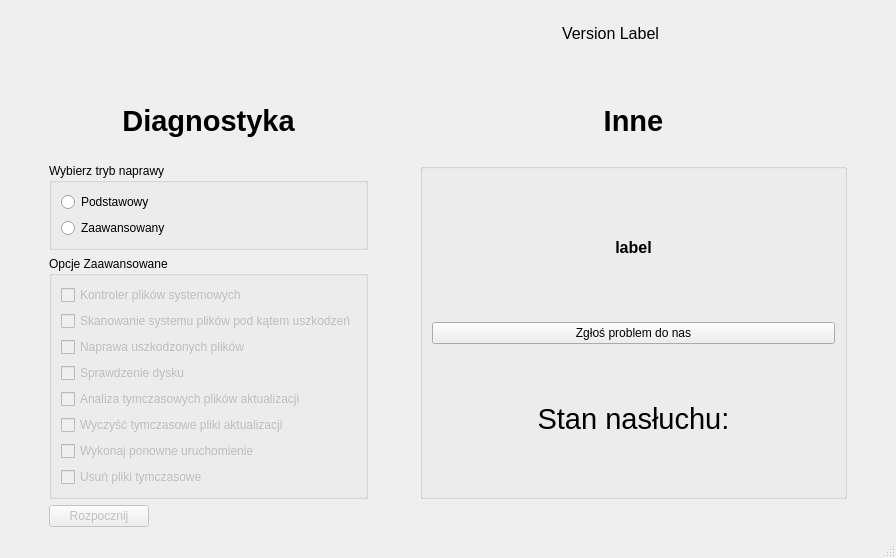
<?xml version="1.0" encoding="UTF-8"?>
<ui version="4.0">
 <class>MainWindow</class>
 <widget class="QMainWindow" name="MainWindow">
  <property name="geometry">
   <rect>
    <x>0</x>
    <y>0</y>
    <width>896</width>
    <height>558</height>
   </rect>
  </property>
  <property name="minimumSize">
   <size>
    <width>687</width>
    <height>543</height>
   </size>
  </property>
  <property name="maximumSize">
   <size>
    <width>9999999</width>
    <height>16777215</height>
   </size>
  </property>
  <property name="windowTitle">
   <string>MainWindow</string>
  </property>
  <widget class="QWidget" name="centralwidget">
   <layout class="QGridLayout" name="gridLayout_3">
    <item row="6" column="1" rowspan="2">
     <widget class="QGroupBox" name="groupBox_2">
      <property name="enabled">
       <bool>true</bool>
      </property>
      <property name="title">
       <string>Opcje Zaawansowane</string>
      </property>
      <layout class="QGridLayout" name="gridLayout">
       <item row="10" column="0">
        <widget class="QCheckBox" name="op6">
         <property name="enabled">
          <bool>false</bool>
         </property>
         <property name="text">
          <string>Wyczyść tymczasowe pliki aktualizacji</string>
         </property>
        </widget>
       </item>
       <item row="1" column="0">
        <widget class="QCheckBox" name="op1">
         <property name="enabled">
          <bool>false</bool>
         </property>
         <property name="text">
          <string>Kontroler plików systemowych</string>
         </property>
         <property name="checkable">
          <bool>true</bool>
         </property>
        </widget>
       </item>
       <item row="12" column="0">
        <widget class="QCheckBox" name="op7">
         <property name="enabled">
          <bool>false</bool>
         </property>
         <property name="text">
          <string>Wykonaj ponowne uruchomienie</string>
         </property>
        </widget>
       </item>
       <item row="13" column="0">
        <widget class="QCheckBox" name="op8">
         <property name="enabled">
          <bool>false</bool>
         </property>
         <property name="text">
          <string>Usuń pliki tymczasowe</string>
         </property>
        </widget>
       </item>
       <item row="7" column="0">
        <widget class="QCheckBox" name="op4">
         <property name="enabled">
          <bool>false</bool>
         </property>
         <property name="text">
          <string>Sprawdzenie dysku</string>
         </property>
        </widget>
       </item>
       <item row="8" column="0">
        <widget class="QCheckBox" name="op5">
         <property name="enabled">
          <bool>false</bool>
         </property>
         <property name="text">
          <string>Analiza tymczasowych plików aktualizacji</string>
         </property>
        </widget>
       </item>
       <item row="3" column="0">
        <widget class="QCheckBox" name="op3">
         <property name="enabled">
          <bool>false</bool>
         </property>
         <property name="text">
          <string>Naprawa uszkodzonych plików</string>
         </property>
        </widget>
       </item>
       <item row="2" column="0">
        <widget class="QCheckBox" name="op2">
         <property name="enabled">
          <bool>false</bool>
         </property>
         <property name="text">
          <string>Skanowanie systemu plików pod kątem uszkodzeń</string>
         </property>
        </widget>
       </item>
      </layout>
     </widget>
    </item>
    <item row="3" column="4">
     <spacer name="horizontalSpacer_5">
      <property name="orientation">
       <enum>Qt::Horizontal</enum>
      </property>
      <property name="sizeType">
       <enum>QSizePolicy::Fixed</enum>
      </property>
      <property name="sizeHint" stdset="0">
       <size>
        <width>40</width>
        <height>20</height>
       </size>
      </property>
     </spacer>
    </item>
    <item row="8" column="3">
     <spacer name="verticalSpacer_2">
      <property name="orientation">
       <enum>Qt::Vertical</enum>
      </property>
      <property name="sizeType">
       <enum>QSizePolicy::Fixed</enum>
      </property>
      <property name="sizeHint" stdset="0">
       <size>
        <width>20</width>
        <height>20</height>
       </size>
      </property>
     </spacer>
    </item>
    <item row="4" column="1">
     <widget class="QLabel" name="diagno_info">
      <property name="font">
       <font>
        <pointsize>22</pointsize>
        <bold>true</bold>
       </font>
      </property>
      <property name="text">
       <string>Diagnostyka</string>
      </property>
      <property name="alignment">
       <set>Qt::AlignCenter</set>
      </property>
     </widget>
    </item>
    <item row="0" column="1">
     <widget class="QLabel" name="logo">
      <property name="maximumSize">
       <size>
        <width>175</width>
        <height>50</height>
       </size>
      </property>
      <property name="autoFillBackground">
       <bool>false</bool>
      </property>
      <property name="text">
       <string/>
      </property>
      <property name="pixmap">
       <pixmap>rksound.png</pixmap>
      </property>
      <property name="scaledContents">
       <bool>true</bool>
      </property>
      <property name="openExternalLinks">
       <bool>true</bool>
      </property>
     </widget>
    </item>
    <item row="5" column="2">
     <spacer name="horizontalSpacer_3">
      <property name="orientation">
       <enum>Qt::Horizontal</enum>
      </property>
      <property name="sizeType">
       <enum>QSizePolicy::Fixed</enum>
      </property>
      <property name="sizeHint" stdset="0">
       <size>
        <width>40</width>
        <height>20</height>
       </size>
      </property>
     </spacer>
    </item>
    <item row="4" column="0">
     <spacer name="horizontalSpacer">
      <property name="orientation">
       <enum>Qt::Horizontal</enum>
      </property>
      <property name="sizeType">
       <enum>QSizePolicy::Fixed</enum>
      </property>
      <property name="sizeHint" stdset="0">
       <size>
        <width>40</width>
        <height>20</height>
       </size>
      </property>
     </spacer>
    </item>
    <item row="8" column="1">
     <widget class="QPushButton" name="pushButton">
      <property name="enabled">
       <bool>false</bool>
      </property>
      <property name="maximumSize">
       <size>
        <width>100</width>
        <height>16777215</height>
       </size>
      </property>
      <property name="text">
       <string>Rozpocznij</string>
      </property>
     </widget>
    </item>
    <item row="5" column="1">
     <widget class="QGroupBox" name="groupBox">
      <property name="maximumSize">
       <size>
        <width>16777215</width>
        <height>16777215</height>
       </size>
      </property>
      <property name="title">
       <string>Wybierz tryb naprawy</string>
      </property>
      <layout class="QGridLayout" name="gridLayout_2">
       <item row="0" column="0">
        <widget class="QRadioButton" name="basic">
         <property name="text">
          <string>Podstawowy</string>
         </property>
        </widget>
       </item>
       <item row="1" column="0">
        <widget class="QRadioButton" name="advanced">
         <property name="text">
          <string>Zaawansowany</string>
         </property>
        </widget>
       </item>
      </layout>
     </widget>
    </item>
    <item row="0" column="2" colspan="2">
     <widget class="QLabel" name="welcome">
      <property name="font">
       <font>
        <pointsize>12</pointsize>
       </font>
      </property>
      <property name="text">
       <string>&lt;html&gt;&lt;head/&gt;&lt;body&gt;&lt;p&gt;Version Label&lt;/p&gt;&lt;/body&gt;&lt;/html&gt;</string>
      </property>
      <property name="scaledContents">
       <bool>false</bool>
      </property>
      <property name="alignment">
       <set>Qt::AlignCenter</set>
      </property>
      <property name="wordWrap">
       <bool>true</bool>
      </property>
     </widget>
    </item>
    <item row="4" column="3">
     <widget class="QLabel" name="Other_prob">
      <property name="font">
       <font>
        <pointsize>22</pointsize>
        <bold>true</bold>
       </font>
      </property>
      <property name="text">
       <string>Inne</string>
      </property>
      <property name="alignment">
       <set>Qt::AlignCenter</set>
      </property>
     </widget>
    </item>
    <item row="3" column="0">
     <spacer name="horizontalSpacer_4">
      <property name="orientation">
       <enum>Qt::Horizontal</enum>
      </property>
      <property name="sizeType">
       <enum>QSizePolicy::Fixed</enum>
      </property>
      <property name="sizeHint" stdset="0">
       <size>
        <width>40</width>
        <height>20</height>
       </size>
      </property>
     </spacer>
    </item>
    <item row="5" column="4">
     <spacer name="horizontalSpacer_2">
      <property name="orientation">
       <enum>Qt::Horizontal</enum>
      </property>
      <property name="sizeType">
       <enum>QSizePolicy::Fixed</enum>
      </property>
      <property name="sizeHint" stdset="0">
       <size>
        <width>40</width>
        <height>20</height>
       </size>
      </property>
     </spacer>
    </item>
    <item row="5" column="3" rowspan="3">
     <widget class="QGroupBox" name="groupBox_3">
      <property name="title">
       <string/>
      </property>
      <layout class="QGridLayout" name="gridLayout_4">
       <item row="1" column="0">
        <widget class="QPushButton" name="report_prob">
         <property name="enabled">
          <bool>true</bool>
         </property>
         <property name="text">
          <string>Zgłoś problem do nas</string>
         </property>
        </widget>
       </item>
       <item row="0" column="0">
        <widget class="QLabel" name="label_2">
         <property name="font">
          <font>
           <pointsize>12</pointsize>
           <bold>true</bold>
          </font>
         </property>
         <property name="styleSheet">
          <string notr="true"/>
         </property>
         <property name="text">
          <string>label</string>
         </property>
         <property name="alignment">
          <set>Qt::AlignCenter</set>
         </property>
         <property name="wordWrap">
          <bool>true</bool>
         </property>
        </widget>
       </item>
       <item row="2" column="0">
        <widget class="QLabel" name="nasluchCheck">
         <property name="font">
          <font>
           <pointsize>22</pointsize>
          </font>
         </property>
         <property name="text">
          <string>Stan nasłuchu:</string>
         </property>
         <property name="alignment">
          <set>Qt::AlignCenter</set>
         </property>
        </widget>
       </item>
      </layout>
     </widget>
    </item>
   </layout>
  </widget>
  <widget class="QStatusBar" name="statusbar"/>
  <action name="actionO_Aplikacji">
   <property name="text">
    <string>O Aplikacji</string>
   </property>
  </action>
  <action name="actionO_Aplikacji_2">
   <property name="checkable">
    <bool>false</bool>
   </property>
   <property name="text">
    <string>O Aplikacji</string>
   </property>
  </action>
 </widget>
 <resources/>
 <connections/>
</ui>
